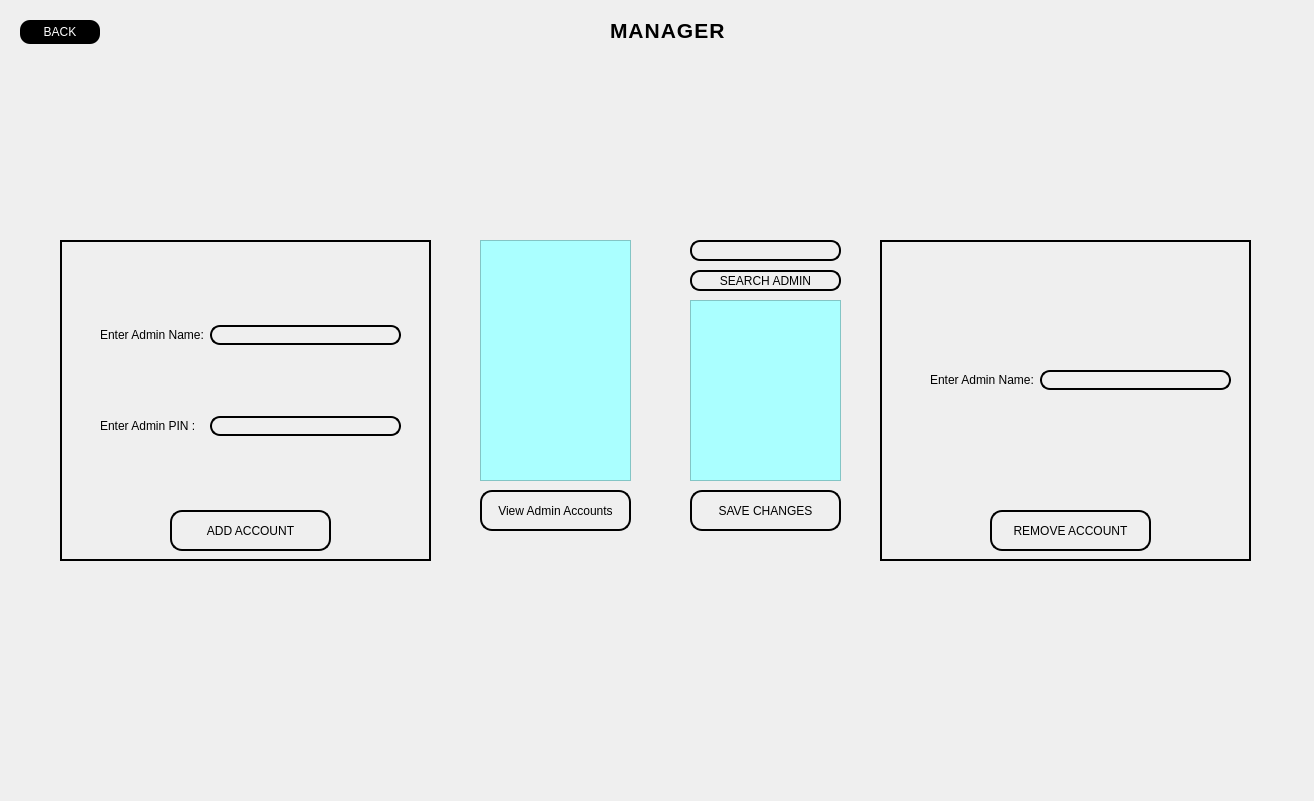
<?xml version="1.0" encoding="UTF-8"?>
<ui version="4.0">
 <class>BankManagerDialog</class>
 <widget class="QDialog" name="BankManagerDialog">
  <property name="geometry">
   <rect>
    <x>0</x>
    <y>0</y>
    <width>1314</width>
    <height>801</height>
   </rect>
  </property>
  <property name="windowTitle">
   <string>Dialog</string>
  </property>
  <widget class="QPushButton" name="pushButtonBankManagerDialog">
   <property name="geometry">
    <rect>
     <x>20</x>
     <y>20</y>
     <width>80</width>
     <height>24</height>
    </rect>
   </property>
   <property name="styleSheet">
    <string notr="true">#pushButtonBankManagerDialog{
background-color:black;
color:white;
border-radius:10px;
}
#pushButtonBankManagerDialog:hover{

background-color:rgb(85, 170, 255);
}

#pushButtonBankManagerDialog:pressed{
	background-color: rgb(0, 85, 255);

}</string>
   </property>
   <property name="text">
    <string>BACK</string>
   </property>
  </widget>
  <widget class="QLabel" name="label">
   <property name="geometry">
    <rect>
     <x>610</x>
     <y>20</y>
     <width>781</width>
     <height>20</height>
    </rect>
   </property>
   <property name="styleSheet">
    <string notr="true">
color: rgb(0, 0, 0);
font-weight: bold;
font-size: 16pt;
font-family: &quot;Arial&quot;, sans-serif;
text-transform: uppercase;
letter-spacing: 1px;
</string>
   </property>
   <property name="text">
    <string>MANAGER</string>
   </property>
  </widget>
  <widget class="QTextEdit" name="textEditManagerViewAcc">
   <property name="geometry">
    <rect>
     <x>480</x>
     <y>240</y>
     <width>151</width>
     <height>241</height>
    </rect>
   </property>
   <property name="styleSheet">
    <string notr="true">background-color: rgb(170, 255, 255);</string>
   </property>
  </widget>
  <widget class="QPushButton" name="pushButtonManagerViewAcc">
   <property name="geometry">
    <rect>
     <x>480</x>
     <y>490</y>
     <width>151</width>
     <height>41</height>
    </rect>
   </property>
   <property name="styleSheet">
    <string notr="true">#pushButtonManagerViewAcc{
color: rgb(0, 0, 0);
border-background: transparent;
border-radius :12px;
border: 2px solid black;
font: 700 11pt &quot;Arial&quot;;
}


#pushButtonManagerViewAcc:hover{

background-color:rgb(85, 170, 255);
}

#pushButtonManagerViewAcc:pressed{
	background-color: rgb(0, 85, 255);

}</string>
   </property>
   <property name="text">
    <string>View Admin Accounts</string>
   </property>
  </widget>
  <widget class="QWidget" name="widget" native="true">
   <property name="geometry">
    <rect>
     <x>60</x>
     <y>240</y>
     <width>371</width>
     <height>321</height>
    </rect>
   </property>
   <property name="styleSheet">
    <string notr="true">#widget {
    border-style: solid;
    border-width: 2px;
    border-color: black
}
</string>
   </property>
   <widget class="QWidget" name="layoutWidget">
    <property name="geometry">
     <rect>
      <x>40</x>
      <y>20</y>
      <width>301</width>
      <height>241</height>
     </rect>
    </property>
    <layout class="QGridLayout" name="gridLayout">
     <item row="1" column="1">
      <widget class="QLineEdit" name="lineEditManagerAddAdminPin">
       <property name="styleSheet">
        <string notr="true">#lineEditManagerAddAdminPin{
	background-color: transparent;
border: 2px solid black;
border-radius: 10px;

}</string>
       </property>
      </widget>
     </item>
     <item row="0" column="0">
      <widget class="QLabel" name="label_2">
       <property name="styleSheet">
        <string notr="true">color: rgb(0, 0, 0);
font: 700 10pt &quot;Arial&quot;;</string>
       </property>
       <property name="text">
        <string>Enter Admin Name:</string>
       </property>
      </widget>
     </item>
     <item row="1" column="0">
      <widget class="QLabel" name="label_3">
       <property name="styleSheet">
        <string notr="true">color: rgb(0, 0, 0);
font: 700 10pt &quot;Arial&quot;;</string>
       </property>
       <property name="text">
        <string>Enter Admin PIN :</string>
       </property>
      </widget>
     </item>
     <item row="0" column="1">
      <widget class="QLineEdit" name="lineEditManagerAddAdminName">
       <property name="styleSheet">
        <string notr="true">#lineEditManagerAddAdminName{
	background-color: transparent;
border-radius: 10px ;
border: 2px solid black

}</string>
       </property>
      </widget>
     </item>
    </layout>
   </widget>
   <widget class="QPushButton" name="pushButtonManagerAddAcc">
    <property name="geometry">
     <rect>
      <x>110</x>
      <y>270</y>
      <width>161</width>
      <height>41</height>
     </rect>
    </property>
    <property name="styleSheet">
     <string notr="true">#pushButtonManagerAddAcc{
color: rgb(0, 0, 0);
border-background: transparent;
border-radius :12px;
border: 2px solid black;
font: 700 11pt &quot;Arial&quot;;
}


#pushButtonManagerAddAcc:hover{

background-color:rgb(85, 170, 255);
}

#pushButtonManagerAddAcc:pressed{
	background-color: rgb(0, 85, 255);

}</string>
    </property>
    <property name="text">
     <string>ADD ACCOUNT</string>
    </property>
   </widget>
  </widget>
  <widget class="QWidget" name="widget_2" native="true">
   <property name="geometry">
    <rect>
     <x>880</x>
     <y>240</y>
     <width>371</width>
     <height>321</height>
    </rect>
   </property>
   <property name="styleSheet">
    <string notr="true">#widget_2{
  border-style: solid;
    border-width: 2px;
    border-color: black
}</string>
   </property>
   <widget class="QWidget" name="layoutWidget_2">
    <property name="geometry">
     <rect>
      <x>50</x>
      <y>20</y>
      <width>301</width>
      <height>241</height>
     </rect>
    </property>
    <layout class="QGridLayout" name="gridLayout_2">
     <item row="0" column="0">
      <widget class="QLabel" name="label_4">
       <property name="styleSheet">
        <string notr="true">color: rgb(0, 0, 0);
font: 700 10pt &quot;Arial&quot;;</string>
       </property>
       <property name="text">
        <string>Enter Admin Name:</string>
       </property>
      </widget>
     </item>
     <item row="0" column="1">
      <widget class="QLineEdit" name="lineEditManagerRemoveAdmin">
       <property name="styleSheet">
        <string notr="true">#lineEditManagerRemoveAdmin{
	background-color: transparent;
border-radius: 10px ;
border: 2px solid black

}</string>
       </property>
      </widget>
     </item>
    </layout>
   </widget>
   <widget class="QPushButton" name="pushButtonManagerRemoveAcc">
    <property name="geometry">
     <rect>
      <x>110</x>
      <y>270</y>
      <width>161</width>
      <height>41</height>
     </rect>
    </property>
    <property name="styleSheet">
     <string notr="true">#pushButtonManagerRemoveAcc{
color: rgb(0, 0, 0);
border-background: transparent;
border-radius :12px;
border: 2px solid black;
font: 700 11pt &quot;Arial&quot;;
}


#pushButtonManagerRemoveAcc:hover{

background-color:rgb(85, 170, 255);
}

#pushButtonManagerRemoveAcc:pressed{
	background-color: rgb(0, 85, 255);

}</string>
    </property>
    <property name="text">
     <string>REMOVE ACCOUNT</string>
    </property>
   </widget>
  </widget>
  <widget class="QPushButton" name="pushButtonManagerEditAcc">
   <property name="geometry">
    <rect>
     <x>690</x>
     <y>490</y>
     <width>151</width>
     <height>41</height>
    </rect>
   </property>
   <property name="styleSheet">
    <string notr="true">#pushButtonManagerEditAcc{
color: rgb(0, 0, 0);
border-background: transparent;
border-radius :12px;
border: 2px solid black;
font: 700 11pt &quot;Arial&quot;;
}


#pushButtonManagerEditAcc:hover{

background-color:rgb(85, 170, 255);
}

#pushButtonManagerEditAcc:pressed{
	background-color: rgb(0, 85, 255);

}</string>
   </property>
   <property name="text">
    <string>SAVE CHANGES</string>
   </property>
  </widget>
  <widget class="QTextEdit" name="textEditManagerViewAcc_2">
   <property name="geometry">
    <rect>
     <x>690</x>
     <y>300</y>
     <width>151</width>
     <height>181</height>
    </rect>
   </property>
   <property name="styleSheet">
    <string notr="true">background-color: rgb(170, 255, 255);</string>
   </property>
  </widget>
  <widget class="QLineEdit" name="lineEditManagerUsernameEdit">
   <property name="geometry">
    <rect>
     <x>690</x>
     <y>240</y>
     <width>151</width>
     <height>21</height>
    </rect>
   </property>
   <property name="styleSheet">
    <string notr="true">#lineEditManagerUsernameEdit{
	background-color: transparent;
border-radius: 10px ;
border: 2px solid black

}</string>
   </property>
  </widget>
  <widget class="QPushButton" name="pushButtonManagerSearch">
   <property name="geometry">
    <rect>
     <x>690</x>
     <y>270</y>
     <width>151</width>
     <height>21</height>
    </rect>
   </property>
   <property name="styleSheet">
    <string notr="true">#pushButtonManagerSearch{
color: rgb(0, 0, 0);
border-background: transparent;
border-radius :10px;
border: 2px solid black;
font: 700 11pt &quot;Arial&quot;;
}


#pushButtonManagerSearch:hover{

background-color:rgb(85, 170, 255);
}

#pushButtonManagerSearch:pressed{
	background-color: rgb(0, 85, 255);

}</string>
   </property>
   <property name="text">
    <string>SEARCH ADMIN</string>
   </property>
  </widget>
 </widget>
 <resources/>
 <connections/>
</ui>
